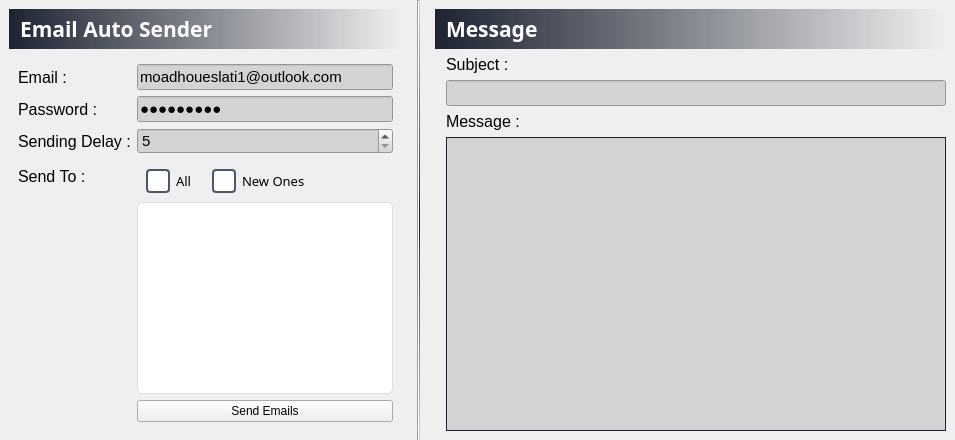
             <widget class="QWidget" name="emailPage">
              <property name="styleSheet">
               <string notr="true"/>
              </property>
              <layout class="QHBoxLayout" name="horizontalLayout_24">
               <property name="leftMargin">
                <number>0</number>
               </property>
               <property name="topMargin">
                <number>0</number>
               </property>
               <property name="rightMargin">
                <number>0</number>
               </property>
               <property name="bottomMargin">
                <number>0</number>
               </property>
               <item>
                <widget class="QWidget" name="widget_37" native="true">
                 <layout class="QVBoxLayout" name="verticalLayout_28">
                  <item>
                   <widget class="QLabel" name="label_26">
                    <property name="font">
                     <font>
                      <family>Berlin Sans FB Demi</family>
                      <pointsize>16</pointsize>
                      <weight>75</weight>
                      <bold>true</bold>
                     </font>
                    </property>
                    <property name="styleSheet">
                     <string notr="true">background-color: qlineargradient(spread:pad, x1:0, y1:0.545455, x2:1, y2:0.545636, stop:0 rgba(29, 35, 50, 255), stop:1 rgba(29, 35, 50, 0));
color: white;
padding: 5px</string>
                    </property>
                    <property name="text">
                     <string>Email Auto Sender</string>
                    </property>
                   </widget>
                  </item>
                  <item>
                   <widget class="QWidget" name="emailInformationsContainer" native="true">
                    <layout class="QFormLayout" name="formLayout_2">
                     <item row="0" column="0">
                      <widget class="QLabel" name="label_44">
                       <property name="font">
                        <font>
                         <pointsize>12</pointsize>
                        </font>
                       </property>
                       <property name="text">
                        <string>Email :</string>
                       </property>
                      </widget>
                     </item>
                     <item row="0" column="1">
                      <widget class="QLineEdit" name="emailLineEdit">
                       <property name="font">
                        <font>
                         <pointsize>11</pointsize>
                        </font>
                       </property>
                       <property name="styleSheet">
                        <string notr="true">background-color: lightgray;
</string>
                       </property>
                       <property name="text">
                        <string>moadhoueslati1@outlook.com</string>
                       </property>
                      </widget>
                     </item>
                     <item row="1" column="0">
                      <widget class="QLabel" name="label_45">
                       <property name="font">
                        <font>
                         <pointsize>12</pointsize>
                        </font>
                       </property>
                       <property name="text">
                        <string>Password :</string>
                       </property>
                      </widget>
                     </item>
                     <item row="1" column="1">
                      <widget class="QLineEdit" name="emailPasswordLineEdit">
                       <property name="font">
                        <font>
                         <pointsize>11</pointsize>
                        </font>
                       </property>
                       <property name="styleSheet">
                        <string notr="true">background-color: lightgray;
</string>
                       </property>
                       <property name="text">
                        <string>moadhos33</string>
                       </property>
                       <property name="echoMode">
                        <enum>QLineEdit::Password</enum>
                       </property>
                      </widget>
                     </item>
                     <item row="2" column="0">
                      <widget class="QLabel" name="label_50">
                       <property name="font">
                        <font>
                         <pointsize>12</pointsize>
                        </font>
                       </property>
                       <property name="text">
                        <string>Sending Delay :</string>
                       </property>
                      </widget>
                     </item>
                     <item row="2" column="1">
                      <widget class="QSpinBox" name="emailDelaySpinBox">
                       <property name="font">
                        <font>
                         <pointsize>11</pointsize>
                        </font>
                       </property>
                       <property name="styleSheet">
                        <string notr="true">background-color: lightgray;
</string>
                       </property>
                       <property name="minimum">
                        <number>5</number>
                       </property>
                       <property name="maximum">
                        <number>100</number>
                       </property>
                      </widget>
                     </item>
                     <item row="3" column="0">
                      <widget class="QLabel" name="label_58">
                       <property name="font">
                        <font>
                         <pointsize>12</pointsize>
                        </font>
                       </property>
                       <property name="text">
                        <string>Send To :</string>
                       </property>
                      </widget>
                     </item>
                     <item row="3" column="1">
                      <widget class="QWidget" name="widget_38" native="true">
                       <property name="styleSheet">
                        <string notr="true"/>
                       </property>
                       <layout class="QVBoxLayout" name="verticalLayout_30">
                        <property name="spacing">
                         <number>0</number>
                        </property>
                        <property name="leftMargin">
                         <number>0</number>
                        </property>
                        <property name="topMargin">
                         <number>0</number>
                        </property>
                        <property name="rightMargin">
                         <number>0</number>
                        </property>
                        <property name="bottomMargin">
                         <number>0</number>
                        </property>
                        <item alignment="Qt::AlignLeft">
                         <widget class="QWidget" name="widget_39" native="true">
                          <property name="styleSheet">
                           <string notr="true">
QCheckBox::indicator {
    border: 2px solid #4C566A;
    background-color: transparent;
    border-radius: 4px;
    width: 20px;
    height: 20px;
}

QCheckBox::indicator:checked {
    background-color: rgb(129, 196, 255); /* Distinct color for checked checkbox */
    border: 2px solid #5E81AC;
}

QCheckBox::indicator:unchecked {
    background-color: #FFFFFF;
    border: 2px solid #4C566A;
}

QCheckBox::indicator:hover {
    border: 2px solid #3B4252; /* Darker hover effect */
}
</string>
                          </property>
                          <layout class="QHBoxLayout" name="horizontalLayout_25">
                           <property name="spacing">
                            <number>20</number>
                           </property>
                           <item>
                            <widget class="QCheckBox" name="allCheckBox">
                             <property name="font">
                              <font>
                               <family>Segoe UI Semibold</family>
                               <pointsize>10</pointsize>
                               <weight>50</weight>
                               <bold>false</bold>
                              </font>
                             </property>
                             <property name="styleSheet">
                              <string notr="true"/>
                             </property>
                             <property name="text">
                              <string>All</string>
                             </property>
                            </widget>
                           </item>
                           <item>
                            <widget class="QCheckBox" name="checkBox_2">
                             <property name="font">
                              <font>
                               <family>Segoe UI Semibold</family>
                               <pointsize>10</pointsize>
                               <weight>50</weight>
                               <bold>false</bold>
                              </font>
                             </property>
                             <property name="text">
                              <string>New Ones</string>
                             </property>
                            </widget>
                           </item>
                          </layout>
                         </widget>
                        </item>
                        <item>
                         <widget class="QListWidget" name="emailListWidget">
                          <property name="styleSheet">
                           <string notr="true">QListWidget {
    background-color: #FFFFFF;
    border: 1px solid #D8DEE9;
    border-radius: 5px;
    color: #2E3440; /* Darker text color */
    padding: 5px;
    outline: 0;
}

QListWidget::item {
    padding: 10px;
    border-bottom: 1px solid #D8DEE9;
}

QListWidget::item:selected {
    background-color: #E5E9F0;
    color: #2E3440;
}

QListWidget::item:hover {
    background-color: #F0F4FC;
    color: #2E3440;
}

QListWidget::item:checked {
    background-color: #A3BE8C; /* Color for checked items */
    color: #2E3440; /* Darker text color */
}

QListWidget::indicator {
    border: 2px solid #4C566A;
    background-color: transparent;
    border-radius: 4px;
    width: 20px;
    height: 20px;
}

QListWidget::indicator:checked {
    background-color: rgb(129, 196, 255); /* Distinct color for checked checkbox */
    border: 2px solid #5E81AC;
}

QListWidget::indicator:unchecked {
    background-color: #FFFFFF;
    border: 2px solid #4C566A;
}

QListWidget::indicator:hover {
    border: 2px solid #3B4252; /* Darker hover effect */
}



</string>
                          </property>
                          <property name="selectionMode">
                           <enum>QAbstractItemView::NoSelection</enum>
                          </property>
                         </widget>
                        </item>
                       </layout>
                      </widget>
                     </item>
                     <item row="4" column="1">
                      <widget class="QPushButton" name="emailSendPushButton">
                       <property name="text">
                        <string>Send Emails</string>
                       </property>
                      </widget>
                     </item>
                    </layout>
                   </widget>
                  </item>
                 </layout>
                </widget>
               </item>
               <item>
                <widget class="Line" name="line">
                 <property name="styleSheet">
                  <string notr="true">background-color: qlineargradient(spread:pad, x1:0.493, y1:0, x2:0.502, y2:1, stop:0 rgba(29, 35, 50, 32), stop:0.502488 rgba(29, 35, 50, 255), stop:1 rgba(29, 35, 50, 32))</string>
                 </property>
                 <property name="orientation">
                  <enum>Qt::Vertical</enum>
                 </property>
                </widget>
               </item>
               <item>
                <widget class="QWidget" name="widget_36" native="true">
                 <layout class="QVBoxLayout" name="verticalLayout_43" stretch="1,100">
                  <item>
                   <widget class="QLabel" name="label_33">
                    <property name="font">
                     <font>
                      <family>Berlin Sans FB Demi</family>
                      <pointsize>16</pointsize>
                      <weight>75</weight>
                      <bold>true</bold>
                     </font>
                    </property>
                    <property name="styleSheet">
                     <string notr="true">background-color: qlineargradient(spread:pad, x1:0, y1:0.545455, x2:1, y2:0.545636, stop:0 rgba(29, 35, 50, 255), stop:1 rgba(29, 35, 50, 0));
color: white;
padding: 5px</string>
                    </property>
                    <property name="text">
                     <string>Message</string>
                    </property>
                   </widget>
                  </item>
                  <item>
                   <widget class="QWidget" name="widget_53" native="true">
                    <property name="styleSheet">
                     <string notr="true"/>
                    </property>
                    <layout class="QVBoxLayout" name="verticalLayout_44" stretch="0,0,0,5">
                     <property name="leftMargin">
                      <number>11</number>
                     </property>
                     <property name="topMargin">
                      <number>0</number>
                     </property>
                     <property name="rightMargin">
                      <number>0</number>
                     </property>
                     <property name="bottomMargin">
                      <number>0</number>
                     </property>
                     <item>
                      <widget class="QLabel" name="label_59">
                       <property name="font">
                        <font>
                         <pointsize>12</pointsize>
                        </font>
                       </property>
                       <property name="text">
                        <string>Subject :</string>
                       </property>
                      </widget>
                     </item>
                     <item>
                      <widget class="QLineEdit" name="emailSubjectLineEdit">
                       <property name="font">
                        <font>
                         <pointsize>11</pointsize>
                        </font>
                       </property>
                       <property name="styleSheet">
                        <string notr="true">background-color: lightgray;
</string>
                       </property>
                       <property name="text">
                        <string/>
                       </property>
                      </widget>
                     </item>
                     <item>
                      <widget class="QLabel" name="label_60">
                       <property name="font">
                        <font>
                         <pointsize>12</pointsize>
                        </font>
                       </property>
                       <property name="text">
                        <string>Message :</string>
                       </property>
                      </widget>
                     </item>
                     <item>
                      <widget class="QWidget" name="textEmailWidget" native="true">
                       <property name="minimumSize">
                        <size>
                         <width>500</width>
                         <height>250</height>
                        </size>
                       </property>
                       <property name="styleSheet">
                        <string notr="true">background-color: lightgray;
border: 1px solid rgb(29, 35, 50);
</string>
                       </property>
                      </widget>
                     </item>
                    </layout>
                   </widget>
                  </item>
                 </layout>
                </widget>
               </item>
              </layout>
             </widget>
